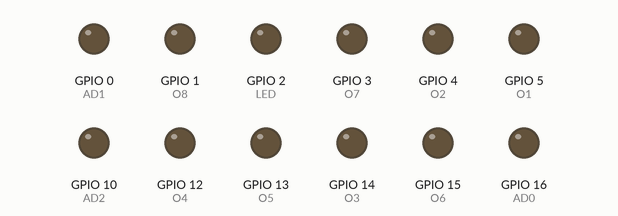
Simulated run of this sketch. Board: ESP8266 (NodeMCU). On the bench: output pins drawn as LEDs (lit = HIGH). WiFi joins after 1.5 s; servers stay silent unless stated; what the sketch prints to the serial monitor is not drawn.

Above: at 3.0 s.
At 4.0 s:
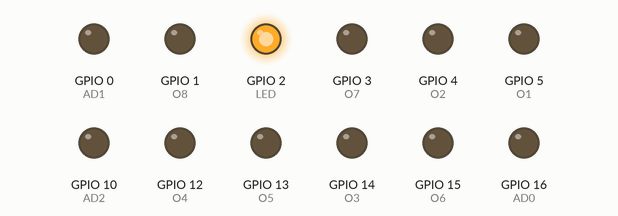
At 5.0 s:
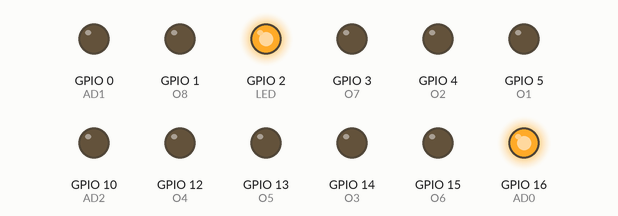
At 7.0 s:
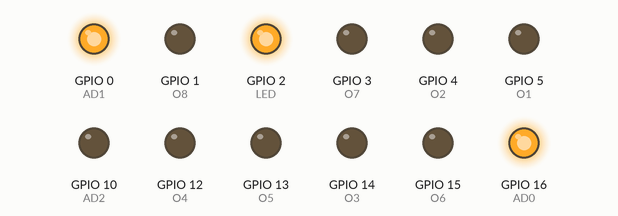
At 9.0 s:
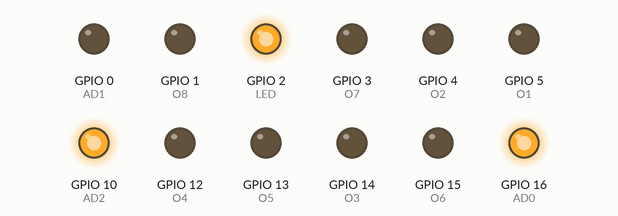
At 11.0 s:
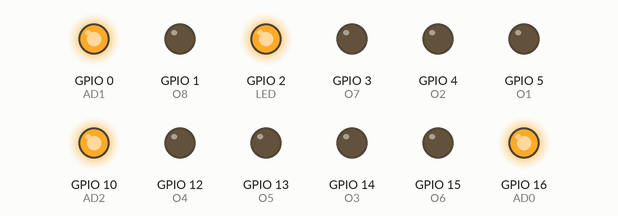
Timing chart, 0 to 11.8 s (numbered marks = the images above):
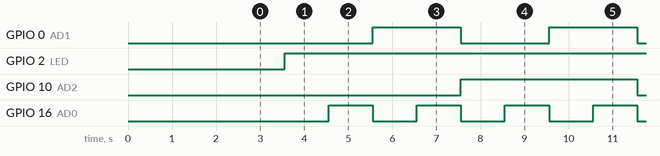

The sketch:

blinkled.ino
```cpp
#include <ESP8266WiFi.h>
#include <Ticker.h>
// #include <WiFiClient.h>


// pinout
#define LED 2
#define O1  5  //d1
#define O2  4  //d2
#define O3  14 //d5
#define O4  12 //d6
#define O5  13 //d7
#define O6  15 //d8
#define O7  3  //tx
#define O8  1  //tx
#define Ain A0 //a0
#define AD0 16 //d0
#define AD1 0  //d3
#define AD2 10 //s3

// serial port parameters
#define BAUDRATE 9600

// wifi parameters
#define STASSID ""
#define STAPSK  ""

WiFiServer server(80);
Ticker timer1;
Ticker timer2;
int sys_div = 0;
char sbuff[32];

String header;
// Current time
unsigned long currentTime = millis();
// Previous time
unsigned long previousTime = 0;
// Define timeout time in milliseconds (example: 2000ms = 2s)
const long timeoutTime = 2000;

void configure_pins(void)
{
  pinMode(LED, OUTPUT);
  pinMode(O1, OUTPUT);
  pinMode(O2, OUTPUT);
  pinMode(O3, OUTPUT);
  pinMode(O4, OUTPUT);
  pinMode(O5, OUTPUT);
  pinMode(O6, OUTPUT);
  pinMode(O7, OUTPUT);
  pinMode(O8, OUTPUT);
  pinMode(AD0, OUTPUT);
  pinMode(AD1, OUTPUT);
  pinMode(AD2, OUTPUT);
}
void configure_serial(void)
{
  Serial.begin(BAUDRATE);
}
void sys_mx(void)
{
  switch(sys_div)
  {
    case 0:
    {
      digitalWrite(AD0, 0);
      digitalWrite(AD1, 0);
      digitalWrite(AD2, 0);
      break;
    }
    case 1:
    {
      digitalWrite(AD0, 1);
      digitalWrite(AD1, 0);
      digitalWrite(AD2, 0);
      break;
    }
    case 2:
    {
      digitalWrite(AD0, 0);
      digitalWrite(AD1, 1);
      digitalWrite(AD2, 0);
      break;
    }
    case 3:
    {
      digitalWrite(AD0, 1);
      digitalWrite(AD1, 1);
      digitalWrite(AD2, 0);
      break;
    }
    case 4:
    {
      digitalWrite(AD0, 0);
      digitalWrite(AD1, 0);
      digitalWrite(AD2, 1);
      break;
    }
    case 5:
    {
      digitalWrite(AD0, 1);
      digitalWrite(AD1, 0);
      digitalWrite(AD2, 1);
      break;
    }
    case 6:
    {
      digitalWrite(AD0, 0);
      digitalWrite(AD1, 1);
      digitalWrite(AD2, 1);
      break;
    }
    case 7:
    {
      digitalWrite(AD0, 1);
      digitalWrite(AD1, 1);
      digitalWrite(AD2, 1);
      break;
    }
  }
  sys_div+=1;
  if (sys_div == 8)
  {
    sys_div = 0;
  }
}
void sys_tick(void)
{
  digitalWrite(LED, 0);
  itoa(sys_div, sbuff, 16);
  Serial.println(sbuff);
  sys_mx();

  delay(1);
  digitalWrite(LED, 1);
}

void run_ticker(void)
{
  timer1.attach_ms(1000, sys_tick);
}
void run_wifi(void)
{
  WiFi.mode(WIFI_STA);
  WiFi.begin(STASSID, STAPSK);
  while (WiFi.status() != WL_CONNECTED)
  {
    delay(500);
    Serial.print(".");
  }
  Serial.println();
  Serial.print("connected to    ");
  Serial.println(WiFi.SSID());
  Serial.print("my IP is        ");
  Serial.println(WiFi.localIP());
  Serial.print("my MAC is       ");
  Serial.println(WiFi.macAddress());
  Serial.print("and host IP is  ");
  Serial.println(WiFi.gatewayIP());
}

void setup()
{
  delay(1000);
  configure_pins();
  configure_serial();

  run_wifi();

  run_ticker();

}

void loop()
{
  WiFiClient client = server.available();
  if (client) {                             // If a new client connects,
    Serial.println("New Client.");          // print a message out in the serial port
    String currentLine = "";                // make a String to hold incoming data from the client
    currentTime = millis();
    previousTime = currentTime;
    while (client.connected() && currentTime - previousTime <= timeoutTime) { // loop while the client's connected
      currentTime = millis();
      if (client.available()) {             // if there's bytes to read from the client,
        char c = client.read();             // read a byte, then
        Serial.write(c);                    // print it out the serial monitor
        header += c;
        if (c == '\n') {                    // if the byte is a newline character
          // if the current line is blank, you got two newline characters in a row.
          // that's the end of the client HTTP request, so send a response:
          if (currentLine.length() == 0) {
            // HTTP headers always start with a response code (e.g. HTTP/1.1 200 OK)
            // and a content-type so the client knows what's coming, then a blank line:
            client.println("HTTP/1.1 200 OK");
            client.println("Content-type:text/html");
            client.println("Connection: close");
            client.println();

            // if (header.indexOf("GET /5/on") >= 0) {
            //   Serial.println("GPIO 5 on");
            //   output5State = "on";
            //   digitalWrite(output5, HIGH);
            // } else if (header.indexOf("GET /5/off") >= 0) {
            //   Serial.println("GPIO 5 off");
            //   output5State = "off";
            //   digitalWrite(output5, LOW);
            // }

            // Display the HTML web page
            client.println("<!DOCTYPE html><html>");
            client.println("<head><meta name=\"viewport\" content=\"width=device-width, initial-scale=1\">");
            client.println("<link rel=\"icon\" href=\"data:,\">");
            // CSS to style the on/off buttons
            // Feel free to change the background-color and font-size attributes to fit your preferences
            client.println("<style>html { font-family: Helvetica; display: inline-block; margin: 0px auto; text-align: center;}");
            client.println(".button { background-color: #195B6A; border: none; color: white; padding: 16px 40px;");
            client.println("text-decoration: none; font-size: 30px; margin: 2px; cursor: pointer;}");
            client.println(".button2 {background-color: #77878A;}</style></head>");

            // Web Page Heading
            client.println("<body><h1>ESP8266 Web Server</h1>");
            client.println("</body></html>");
            // The HTTP response ends with another blank line
            client.println();
            break;
          } else { // if you got a newline, then clear currentLine
            currentLine = "";
          }
        } else if (c != '\r') {  // if you got anything else but a carriage return character,
          currentLine += c;      // add it to the end of the currentLine
        }
      }
    }
    // Clear the header variable
    header = "";
    // Close the connection
    client.stop();
    Serial.println("Client disconnected.");
    Serial.println("");
  }

}
```

Measured:
- by itself, GPIO 0 (AD1): alternates HIGH for 2.0 s and LOW for 2.0 s
- by itself, GPIO 2 (LED): LOW → HIGH at 3.6 s
- by itself, GPIO 10 (AD2): alternates HIGH for 4.0 s and LOW for 4.0 s
- by itself, GPIO 16 (AD0): alternates HIGH for 1.0 s and LOW for 1.0 s
